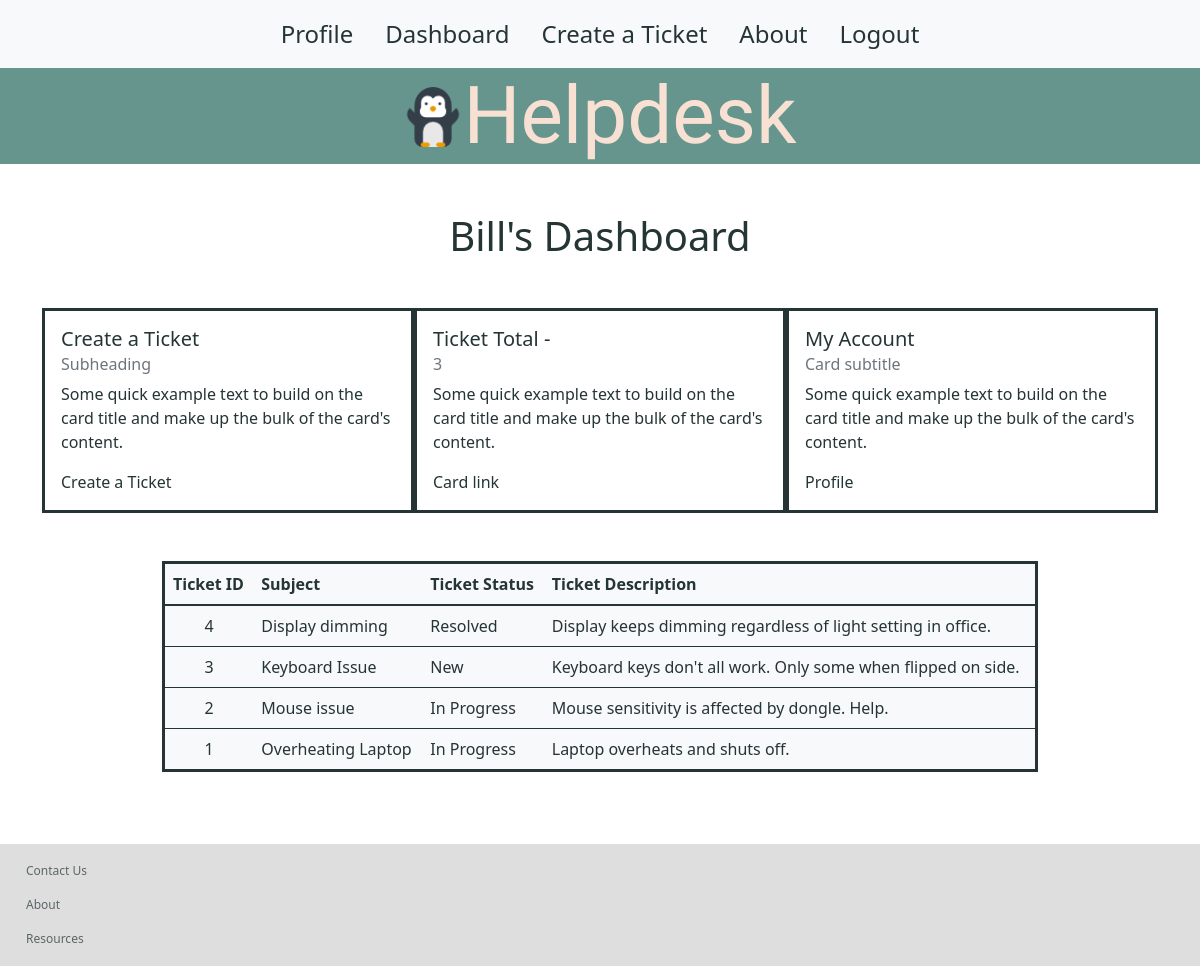
Before: /dashboard (signed in) with the older database file.
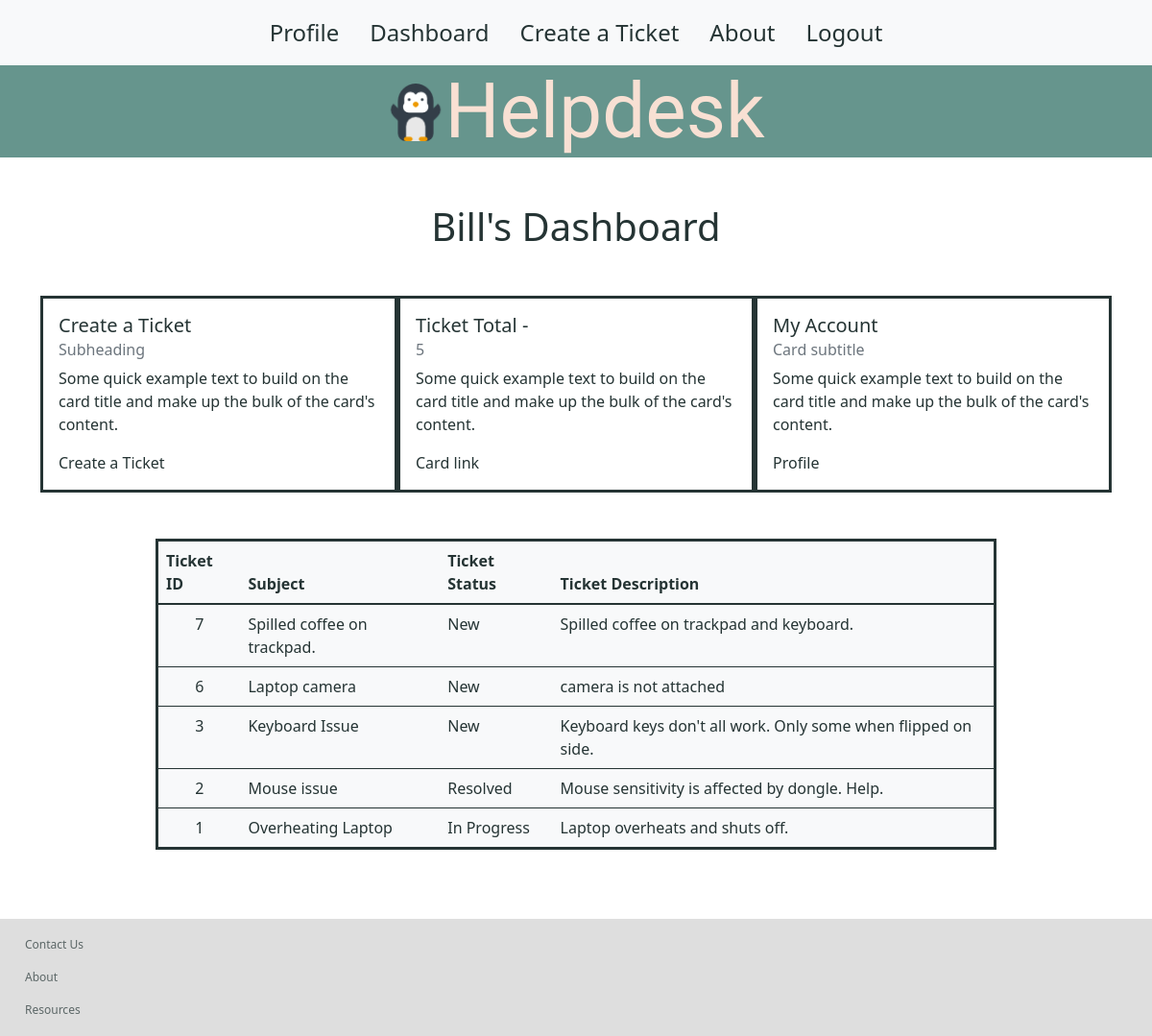
After: the same page with the newer database file.
### users/models.py (models this page shows)
class User(models.Model):
    first_name = models.CharField(max_length=255)
    last_name = models.CharField(max_length=255)
    email = models.CharField(max_length=255)
    password = models.TextField()
    created_at = models.DateTimeField(auto_now_add=True)
    updated_at = models.DateTimeField(auto_now=True)
    objects = UserManager()

class Ticket(models.Model):
    subject = models.CharField(max_length=250)
    ticket_type = models.CharField(max_length=50)
    ticket_status = models.CharField(max_length=50)
    ticket_description = models.CharField(max_length=350)
    created_by = models.ForeignKey(User, related_name="user_tickets", on_delete=models.CASCADE, null=True)
    created_at = models.DateTimeField(auto_now_add=True)
    updated_at = models.DateTimeField(auto_now=True)
    objects = TicketManager()

### users/views.py (the view)
# urls.py: path('dashboard', views.dashboard),
def dashboard(request):
    if 'user_id' not in request.session:
        return redirect('/')
    context = {
        'user': User.objects.get(id=request.session['user_id']),
        'all_tickets': Ticket.objects.all()
    }
    return render(request, 'dashboard.html', context)

### users/templates/dashboard.html (shortened to what this page needs)
{% include 'nav_bar.html'%}
<div class="container mb-5">
    <h1 class="text-center m-5">{{user.first_name}}'s Dashboard</h1>
    <div class="dashboard-container">
        <div class="card" style="width: 25rem;">
            <div class="card-body">
                <h5 class="card-title">Create a Ticket</h5>
                <h6 class="card-subtitle mb-2 text-muted">Subheading</h6>
                <p class="card-text">Some quick example text to build on the card title and make up the bulk of the card's content.</p>
                <a href="/ticket_form" class="card-link">Create a Ticket</a>
            </div>
        </div>
        <div class="card" style="width: 25rem;">
            <div class="card-body">
                <h5 class="card-title">Ticket Total - </h5>
                <h6 class="card-subtitle mb-2 text-muted">{{user.user_tickets.all | length}}</h6>
                <p class="card-text">Some quick example text to build on the card title and make up the bulk of the card's content.</p>
                <a href="#" class="card-link">Card link</a>
            </div>
        </div>
        <div class="card" style="width: 25rem;">
            <div class="card-body">
                <h5 class="card-title">My Account</h5>
                <h6 class="card-subtitle mb-2 text-muted">Card subtitle</h6>
                <p class="card-text">Some quick example text to build on the card title and make up the bulk of the card's content.</p>
                <a href="/profile" class="card-link">Profile</a>
            </div>
        </div>
    </div>
</div>
<div class="container table-container mt-5" style="width: 900px">
    <table class="table table-hover table-light ticket-table">
    <thead>
        <tr>
        <th scope="col">Ticket ID </th>
        <th scope="col">Subject </th>
        <th scope="col">Ticket Status </th>
        <th scope="col">Ticket Description</th>
        </tr>
    </thead>
    <tbody>
    {% for ticket in all_tickets reversed%}
        <tr>
            <td class="text-center"><a href="/ticket/{{ticket.id}}/edit">{{ticket.id}}</a></td>
            <td><a href="/ticket/{{ticket.id}}/edit">{{ticket.subject}}</a></td>
            <td>{{ticket.ticket_status}}</td>
            <td>{{ticket.ticket_description}}</td>
        </tr>
    {%endfor%}
    </tbody>
    </table>
</div>
<div>
{% include 'footer.html'%}
</div>

Changed rows visible on the page:
removed Ticket: id "4", subject "Display dimming", ticket_status "Resolved", ticket_description "Display keeps dimming regardless of light setting in office."
computed for User "Bill": user_tickets.all|length "3" → "5"
added Ticket: id "7", subject "Spilled coffee on trackpad.", ticket_status "New", ticket_description "Spilled coffee on trackpad and keyboard."
added Ticket: id "6", subject "Laptop camera", ticket_status "New", ticket_description "camera is not attached"
changed Ticket "Mouse issue": ticket_status "In Progress" → "Resolved"
